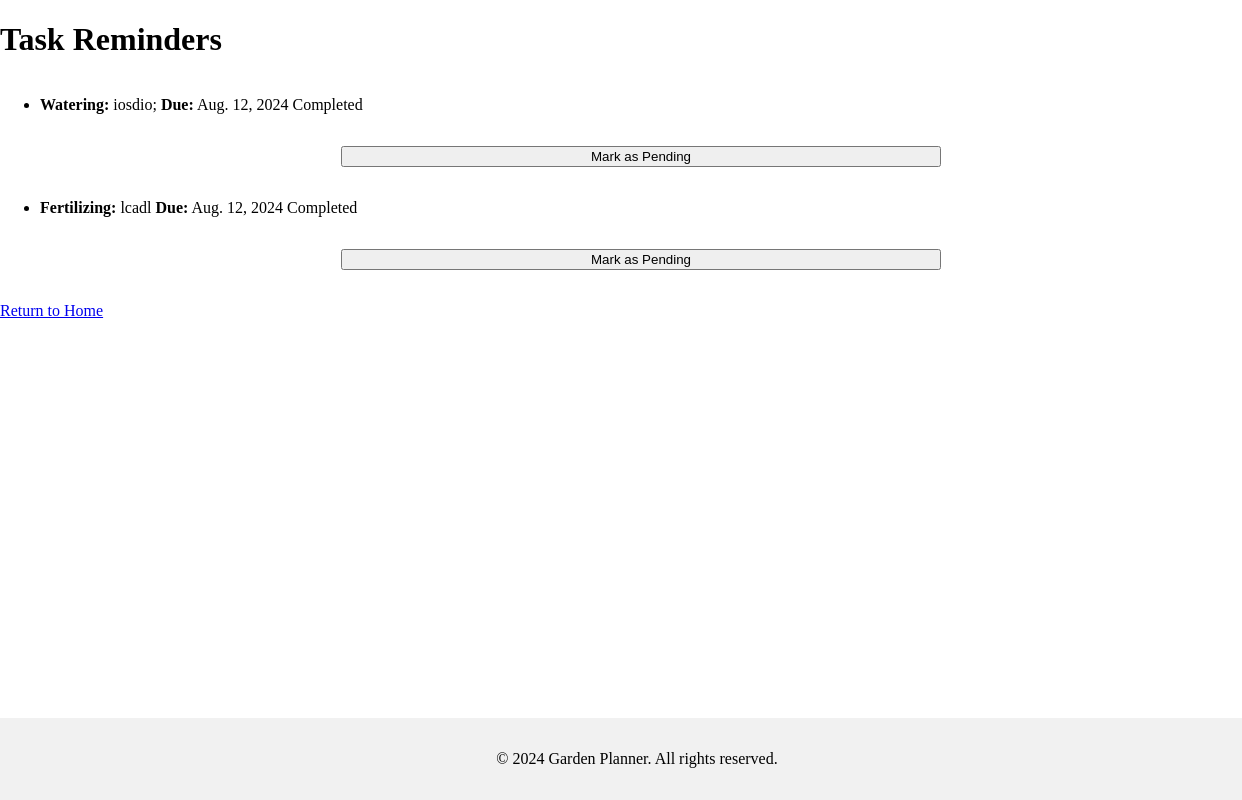
The app's page /reminders/view/ (signed in) with its own data.
### reminders/models.py (models this page shows, shortened)
class Task(models.Model):
    TASK_TYPES = [
        ('watering', 'Watering'),
        ('fertilizing', 'Fertilizing'),
        ('pruning', 'Pruning'),
        ('other', 'Other'),
    ]
    garden = models.ForeignKey(Garden, on_delete=models.CASCADE)
    plant = models.ForeignKey(Plant, on_delete=models.CASCADE)
    task_type = models.CharField(max_length=50, choices=TASK_TYPES)
    description = models.TextField()
    due_date = models.DateField()
    is_completed = models.BooleanField(default=False)

### reminders/views.py (the view)
# urls.py: path('view/', view_tasks, name='view_tasks'),
@login_required
def view_tasks(request):
    tasks = Task.objects.filter(garden__user=request.user)
    return render(request, 'reminders/view_tasks.html', {'tasks': tasks})

### templates/reminders/view_tasks.html (shortened to what this page needs)
<!DOCTYPE html>
<html lang="en">
<head>
    {% load static %}
    <link rel="stylesheet" href="{% static 'css/style.css' %}">
</head>
<body>
    <header>
        <h1>Task Reminders</h1>
    </header>
    <main>
        <ul>
            {% for task in tasks %}
                <li>
                    <strong>{{ task.task_type|capfirst }}:</strong> {{ task.description }}
                    <strong>Due:</strong> {{ task.due_date }}
                    {% if task.is_completed %}
                        <span class="completed">Completed</span>
                    {% else %}
                        <span class="pending">Pending</span>
                    {% endif %}
                    <form method="POST" action="{% url 'update_task_status' task.id %}">
                        <button type="submit">{% if task.is_completed %}Mark as Pending{% else %}Mark as Completed{% endif %}</button>
                    </form>
                </li>
            {% endfor %}
        </ul>
        <a href="{% url 'home' %}" class="button">Return to Home</a>
    </main>
    <footer>
        <p>&copy; 2024 Garden Planner. All rights reserved.</p>
    </footer>
</body>
</html>

### static/css/style.css (style rules this page uses)
body { background-color: #fff; }
form { display: flex; flex-direction: column; margin: 2rem auto; width: 80%; max-width: 600px; }
html, body { height: 100%; margin: 0; display: flex; flex-direction: column; }
main { flex: 1; }
footer { background-color: #f1f1f1; text-align: center; padding: 1rem; width: 100%; margin-top: auto; }

### records on screen
Task: task_type "Watering", description "iosdio;", due_date "Aug. 12, 2024", is_completed "Completed"
Task: task_type "Fertilizing", description "lcadl", due_date "Aug. 12, 2024", is_completed "Completed"
